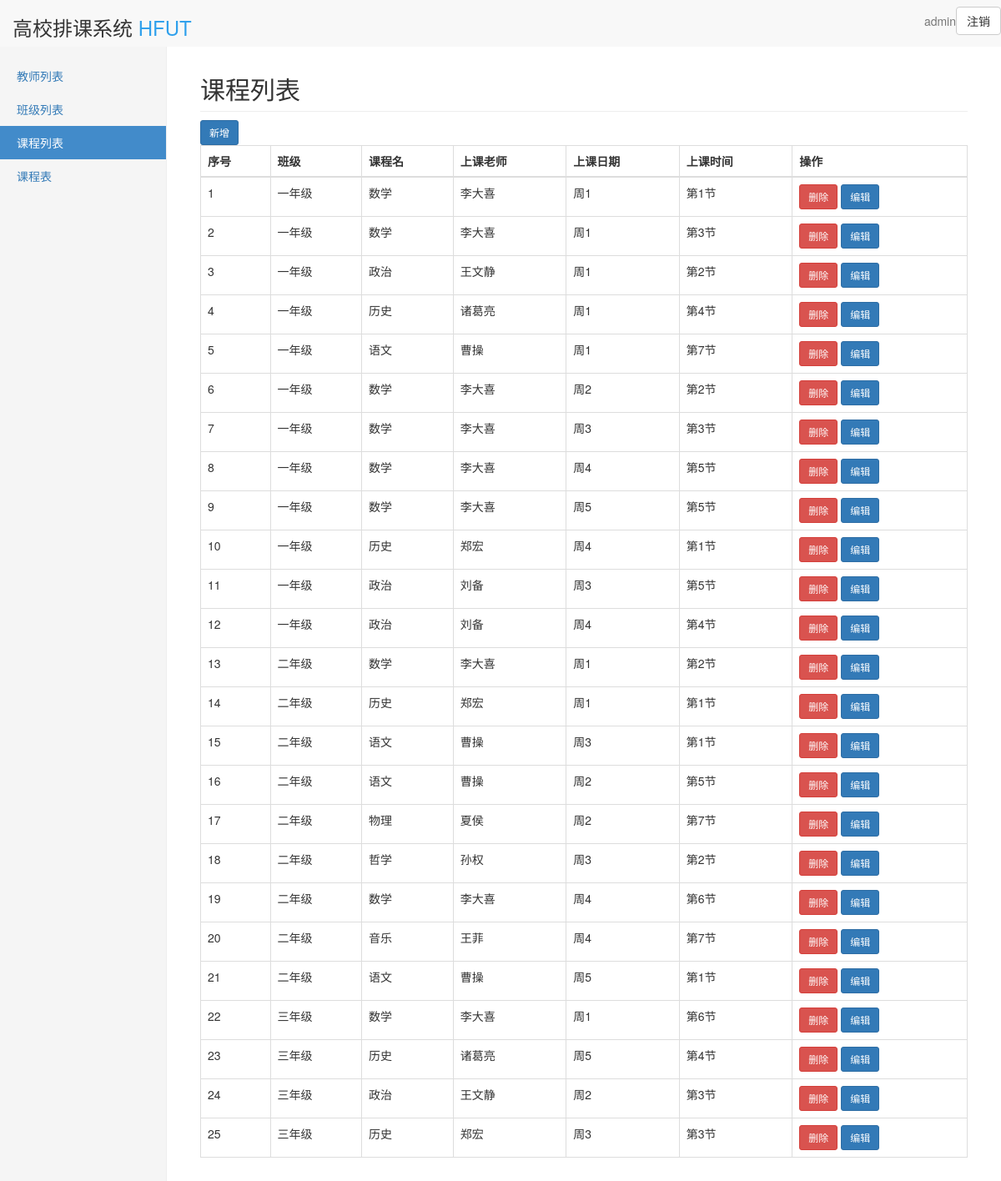
The page /course_list/ (signed in) on the database its author committed.
### app/models.py (models this page shows)
class lessons(models.Model):
    id =models.IntegerField(primary_key=True)
    week=models.IntegerField(null=False)
    section=models.IntegerField(null=False)
    teacher=models.ForeignKey(teachers,to_field='id',on_delete=models.CASCADE)
    Class=models.ForeignKey(classes,to_field='id',on_delete=models.CASCADE)

class classes(models.Model):
    id=models.IntegerField(primary_key=True)
    name=models.CharField(max_length=32,null=False)
    student_quantity=models.IntegerField(null=False)

class teachers(models.Model):
    id=models.IntegerField(primary_key=True)
    name=models.CharField(max_length=32,null=False)
    subject=models.CharField(max_length=32,null=False)

### app/views.py (the view)
# urls.py: path('course_list/',course_list,name='course_list'),
def course_list(request):
    course=lessons.objects.all().order_by('Class_id')
    username = request.user
    return render(request,'course_list.html',locals())

### templates/course_list.html
{% extends 'manages.html' %}
{% block title %}
    <li><a href="{% url 'teacher_list' %}">教师列表</a></li>
    <li><a href="{% url 'class_list' %}">班级列表</a></li>
    <li class="active"><a href="{% url 'course_list' %}">课程列表</a></li>
    <li><a href="{% url 'schedule' %}">课程表</a></li>
{% endblock %}
{% block class %}
    <h2 class="sub-header">课程列表</h2>
    <a class="btn btn-primary btn-sm" href="{% url 'course_add' %}">新增</a>
{% endblock %}
{% block list %}
    <thead>
    <tr>
        <th>序号</th>
        <th>班级</th>
        <th>课程名</th>
        <th>上课老师</th>
        <th>上课日期</th>
        <th>上课时间</th>
        <th>操作</th>
    </tr>
    </thead>
    <tbody>
    {% for i in course %}
        <tr>
            <td>{{ forloop.counter }}</td>
            <td>{{ i.Class.name }}</td>
            <td>{{ i.teacher.subject }}</td>
            <td>{{ i.teacher.name }}</td>
            <td>周{{ i.week }}</td>
            <td>第{{ i.section }}节</td>
            <td>
                <a class="btn btn-danger btn-sm" href="/course_del/?id={{ i.id }}">删除</a>
                <a class="btn btn-primary btn-sm" href="/course_edit/?id={{ i.id }}">编辑</a>
            </td>
        </tr>
    {% endfor %}
    </tbody>
{% endblock %}

### templates/manages.html (shortened to what this page needs)
<!DOCTYPE html>
<html lang="en">
<head>
    <link rel="stylesheet" href="/static/css/bootstrap.min.css">
    <link rel="stylesheet" href="/static/css/dsb.css">
</head>
<body>
<nav class="navbar navbar-default navbar-fixed-top" >
    <div class="container-fluid">
        <div class="navbar-header">
                        <h3>高校排课系统 <span style="color: #2fa0ec">HFUT</span></h3>
        </div>
        <div id="navbar" class="navbar-collapse collapse">
            <a href="{% url 'logout' %}"><button type="button" class="btn btn-default navbar-btn navbar-right" href='{% url 'logout' %}'>注销</button></a>
            <ul class="nav navbar-nav navbar-right">
                <li><a href="#">{{ username }}</a></li>
            </ul>
        </div>
    </div>
</nav>
<div class="container-fluid">
    <div class="row">
        <div class="col-sm-3 col-md-2 sidebar">
            <ul class="nav nav-sidebar">
                {% block title %}{% endblock %}
            </ul>
        </div>
        <div class="col-sm-9 col-sm-offset-3 col-md-10 col-md-offset-2 main">
            {% block class %}{% endblock %}
            <div class="table-responsive">
                <table class="table table-bordered table-hover">
                {% block list %}{% endblock %}
                </table>
            </div>
        </div>
    </div>
</div>
</body>
</html>

### static/css/dsb.css (style rules this page uses)
body { padding-top: 50px; }
.sub-header { padding-bottom: 10px; border-bottom: 1px solid #eee; }
.navbar-fixed-top { border: 0; }
.sidebar { display: none; }
@media (min-width: 768px) { .sidebar { position: fixed; top: 51px; bottom: 0; left: 0; z-index: 1000; display: block; padding: 20px; overflow-x: hidden; overflow-y: auto; background-color: #f5f5f5; border-right: 1px solid #eee; } }
.nav-sidebar { margin-right: -21px; margin-bottom: 20px; margin-left: -20px; }
.nav-sidebar > li > a { padding-right: 20px; padding-left: 20px; }
.nav-sidebar > .active > a, .nav-sidebar > .active > a:hover, .nav-sidebar > .active > a:focus { color: #fff; background-color: #428bca; }
.main { padding: 20px; }
@media (min-width: 768px) { .main { padding-right: 40px; padding-left: 40px; } }

### rows shown on the page
lessons: Class.name "一年级", teacher.subject "数学", teacher.name "李大喜", week "1", section "1"
lessons: Class.name "一年级", teacher.subject "数学", teacher.name "李大喜", week "1", section "3"
lessons: Class.name "一年级", teacher.subject "政治", teacher.name "王文静", week "1", section "2"
lessons: Class.name "一年级", teacher.subject "历史", teacher.name "诸葛亮", week "1", section "4"
lessons: Class.name "一年级", teacher.subject "语文", teacher.name "曹操", week "1", section "7"
lessons: Class.name "一年级", teacher.subject "数学", teacher.name "李大喜", week "2", section "2"
lessons: Class.name "一年级", teacher.subject "数学", teacher.name "李大喜", week "3", section "3"
lessons: Class.name "一年级", teacher.subject "数学", teacher.name "李大喜", week "4", section "5"
lessons: Class.name "一年级", teacher.subject "数学", teacher.name "李大喜", week "5", section "5"
lessons: Class.name "一年级", teacher.subject "历史", teacher.name "郑宏", week "4", section "1"
lessons: Class.name "一年级", teacher.subject "政治", teacher.name "刘备", week "3", section "5"
lessons: Class.name "一年级", teacher.subject "政治", teacher.name "刘备", week "4", section "4"
lessons: Class.name "二年级", teacher.subject "数学", teacher.name "李大喜", week "1", section "2"
lessons: Class.name "二年级", teacher.subject "历史", teacher.name "郑宏", week "1", section "1"
lessons: Class.name "二年级", teacher.subject "语文", teacher.name "曹操", week "3", section "1"
lessons: Class.name "二年级", teacher.subject "语文", teacher.name "曹操", week "2", section "5"
lessons: Class.name "二年级", teacher.subject "物理", teacher.name "夏侯", week "2", section "7"
lessons: Class.name "二年级", teacher.subject "哲学", teacher.name "孙权", week "3", section "2"
lessons: Class.name "二年级", teacher.subject "数学", teacher.name "李大喜", week "4", section "6"
lessons: Class.name "二年级", teacher.subject "音乐", teacher.name "王菲", week "4", section "7"
lessons: Class.name "二年级", teacher.subject "语文", teacher.name "曹操", week "5", section "1"
lessons: Class.name "三年级", teacher.subject "数学", teacher.name "李大喜", week "1", section "6"
lessons: Class.name "三年级", teacher.subject "历史", teacher.name "诸葛亮", week "5", section "4"
lessons: Class.name "三年级", teacher.subject "政治", teacher.name "王文静", week "2", section "3"
lessons: Class.name "三年级", teacher.subject "历史", teacher.name "郑宏", week "3", section "3"

### other values the page prints
{{ username }} "admin"
